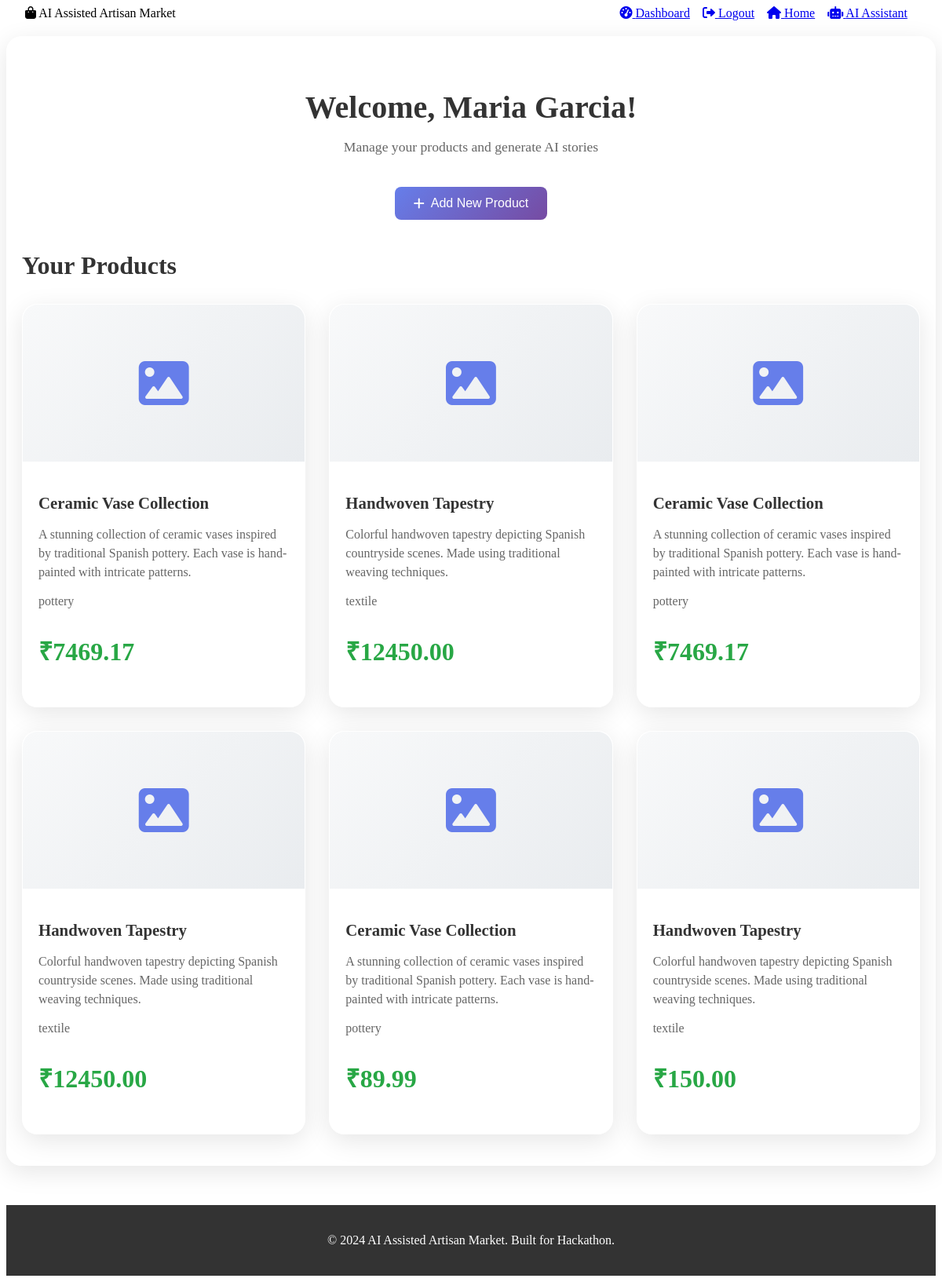
/artisan_dashboard (signed in), run on the app's committed database.
### tables this page shows
CREATE TABLE products (
            id INTEGER PRIMARY KEY AUTOINCREMENT,
            artisan_id INTEGER NOT NULL,
            name TEXT NOT NULL,
            description TEXT NOT NULL,
            image_path TEXT,
            category TEXT NOT NULL,
            price REAL NOT NULL,
            ai_story TEXT,
            language TEXT DEFAULT 'en',
            created_at TIMESTAMP DEFAULT CURRENT_TIMESTAMP,
            FOREIGN KEY (artisan_id) REFERENCES artisans (id)
        );

### app.py (the view)
@app.route('/artisan_dashboard')
def artisan_dashboard():
    if 'user_id' not in session or session['user_type'] != 'artisan':
        return redirect(url_for('index'))
    conn = sqlite3.connect('artisan_marketplace.db')
    cursor = conn.cursor()
    cursor.execute('''
        SELECT id, name, description, category, price, image_path, ai_story, created_at
        FROM products WHERE artisan_id = ?
        ORDER BY created_at DESC
    ''', (session['user_id'],))
    products = cursor.fetchall()
    conn.close()
    return render_template('artisan_dashboard.html', products=products)

### templates/artisan_dashboard.html (shortened to what this page needs)
{% extends "base.html" %}
{% block content %}
<div class="dashboard-container">
    <div class="dashboard-header">
        <h1>Welcome, {{ session.name }}!</h1>
        <p>Manage your products and generate AI stories</p>
    </div>
    <div class="dashboard-actions">
        <button class="btn btn-primary" onclick="openAddProductModal()">
            <i class="fas fa-plus"></i> Add New Product
        </button>
    </div>
    <div class="products-section">
        <h2>Your Products</h2>
        {% if products %}
            <div class="products-grid">
                {% for product in products %}
                <div class="product-card">
                    <div class="product-image">
                        {% if product[5] %}
                            <img src="{{ url_for('uploaded_file', filename=product[5]) }}" alt="{{ product[1] }}">
                        {% else %}
                            <i class="fas fa-image"></i>
                        {% endif %}
                    </div>
                    <div class="product-info">
                        <h3>{{ product[1] }}</h3>
                        <p class="product-description">{{ product[2] }}</p>
                        <p class="product-category">{{ product[3] }}</p>
                        <p class="product-price">₹{{ "%.2f"|format(product[4]) }}</p>
                    </div>
                </div>
                {% endfor %}
            </div>
        {% else %}
            <div class="empty-state">
                <i class="fas fa-box-open"></i>
                <h3>No products yet</h3>
                <p>Add your first product to get started!</p>
            </div>
        {% endif %}
    </div>
</div>
{% endblock %}

### static/css/style.css (style rules this page uses)
.btn { display: inline-flex; align-items: center; padding: 12px 24px; border: none; border-radius: 8px; text-decoration: none; font-weight: 500; cursor: pointer; transition: all 0.3s; font-size: 1rem; }
.btn i { margin-right: 8px; }
.btn-primary { background: linear-gradient(135deg, #667eea 0%, #764ba2 100%); color: white; }
.dashboard-container { max-width: 1200px; margin: 0 auto; padding: 40px 20px; background: rgba(255, 255, 255, 0.95); backdrop-filter: blur(10px); border-radius: 20px; box-shadow: 0 8px 32px rgba(0,0,0,0.1); margin-top: 20px; margin-bottom: 20px; }
.dashboard-header { text-align: center; margin-bottom: 40px; }
.dashboard-header h1 { font-size: 2.5rem; color: #333; margin-bottom: 10px; }
.dashboard-header p { color: #666; font-size: 1.1rem; }
.dashboard-actions { margin-bottom: 40px; text-align: center; }
.products-section h2 { font-size: 2rem; margin-bottom: 30px; color: #333; }
.products-grid { display: grid; grid-template-columns: repeat(auto-fill, minmax(300px, 1fr)); gap: 30px; }
.product-card { background: rgba(255, 255, 255, 0.95); backdrop-filter: blur(10px); border-radius: 20px; box-shadow: 0 8px 32px rgba(0,0,0,0.1); overflow: hidden; transition: all 0.3s ease; cursor: pointer; border: 1px solid rgba(255, 255, 255, 0.2); }
.product-image { height: 200px; background: linear-gradient(135deg, #f8f9fa 0%, #e9ecef 100%); display: flex; align-items: center; justify-content: center; font-size: 4rem; color: #667eea; }
.product-info { padding: 20px; }
.product-info h3 { font-size: 1.3rem; margin-bottom: 10px; color: #333; }
.product-description { color: #666; margin-bottom: 10px; line-height: 1.5; }
.product-category { color: #667eea; font-weight: 500; margin-bottom: 10px; }
.product-price { font-size: 1.2rem; font-weight: 700; color: #28a745; margin-bottom: 10px; }
.product-category { color: #666; font-weight: 500; margin-bottom: 20px; }
.product-price { font-size: 2rem; font-weight: 700; color: #28a745; margin-bottom: 30px; }
.product-card { position: relative; }

### data on the page
products: name "Ceramic Vase Collection", description "A stunning collection of ceramic vases inspired by traditional Spanish pottery. Each vase is hand-painted with intricate patterns.", category "pottery", price "7469.17"
products: name "Handwoven Tapestry", description "Colorful handwoven tapestry depicting Spanish countryside scenes. Made using traditional weaving techniques.", category "textile", price "12450.00"
products: name "Ceramic Vase Collection", description "A stunning collection of ceramic vases inspired by traditional Spanish pottery. Each vase is hand-painted with intricate patterns.", category "pottery", price "7469.17"
products: name "Handwoven Tapestry", description "Colorful handwoven tapestry depicting Spanish countryside scenes. Made using traditional weaving techniques.", category "textile", price "12450.00"
products: name "Ceramic Vase Collection", description "A stunning collection of ceramic vases inspired by traditional Spanish pottery. Each vase is hand-painted with intricate patterns.", category "pottery", price "89.99"
products: name "Handwoven Tapestry", description "Colorful handwoven tapestry depicting Spanish countryside scenes. Made using traditional weaving techniques.", category "textile", price "150.00"

### other printed values
{{ session.name }} "Maria Garcia"
